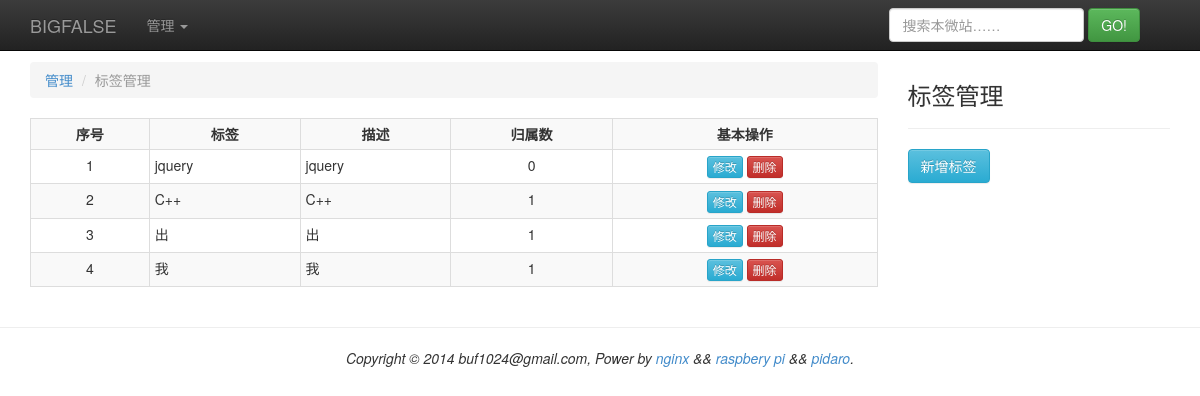
The app's page /manage/label (signed in), older data.
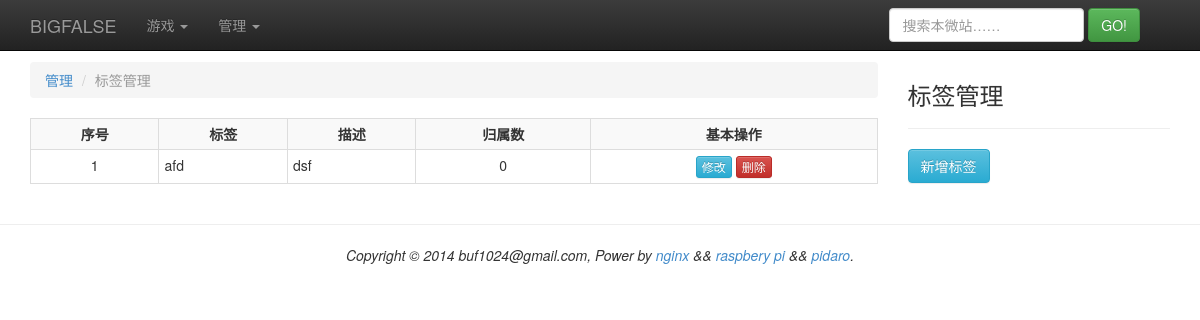
The same page, newer data.
### tinylog/models.py (models this page shows, shortened)
class Settings(models.Model):
    title = models.CharField(max_length = 128)
    brand = models.CharField(max_length = 128)
    copy_info = models.CharField(max_length = 256)
    blog_display_count = models.IntegerField()
    blog_notify = models.BooleanField()
    blog_overview = models.BooleanField()
    game_menu_count = models.IntegerField()
    create_time = models.DateTimeField()
    update_time = models.DateTimeField()

class Label(models.Model):
    name = models.CharField(max_length = 32)
    desc = models.CharField(max_length = 512, null=True)
    create_time = models.DateTimeField()
    update_time = models.DateTimeField()

### tinylog/views.py (the view)
# urls.py: url(r'^manage/label$', 'tinylog.views.mnglabel'),
def mnglabel(req):
    r = try_redirect(req)
    if r != None:
        return r
    settings = get_settings()
    setting = settings['setting']
    d = {}
    d['extral_block'] = get_mnglabel_extral_block()
    d['header_block'] = get_header_block(setting.title + u' : 标签管理',
                                              extjs = ['/js/mnglabel.js'])
    d['nav_block'] = get_nav_block(req)
    d['content_block'] = get_mnglabel_block()
    d['footer_block'] = get_footer_block()
    t = get_template('general.html')
    c = Context(d)
    h = t.render(c)
    return HttpResponse(h)

### tinylog/util.py (called while the page is built, shortened)
def get_settings(is_force = False):
    global _g_last_time
    global _g_read_interval
    now = int(time())
    diff = now - _g_last_time
    return _g_settings

def get_header_block(webtitle, extjs = None, extcss = None):
    settings = get_settings()
    d = {}
    d['webtitle'] = webtitle
    d['mstdjss'] = settings['stdjss']
    d['mstdcss'] = settings['stdcss']
    d['mextjs'] = extjs
    d['mextcss'] = extcss
    t = get_template('header.html')
    c = Context(d)
    h = t.render(c)
    return h

def get_nav_block(req):
    settings = get_settings()
    setting = settings['setting']
    games = settings['games']
    d = {}
    d['brand'] = setting.brand
    d['games'] = games
    d['admin'] = is_admin(req)
    t = get_template('nav.html')
    c = Context(d)
    h = t.render(c)
    return h

def get_footer_block():
    settings = get_settings()
    setting = settings['setting']
    d = {}
    d['copy_info'] = setting.copy_info
    t = get_template('footer.html')
    c = Context(d)
    h = t.render(c)
    return h

def get_confirm_dialog():
    d = {}
    d['dialog_id'] = 'dialog_confirm'
    d['dialog_title_id'] = 'dialog_confirm_title'
    d['dialog_body_id'] = 'dialog_confirm_body'
    d['dialog_title'] = u'确认'
    d['dialog_body'] = u'<h2>操作不可逆，是否确定？</h2>'
    btn_no = {}
    btn_no['id'] = 'dialog_confirm_no'
    btn_no['title'] = u'取消'
    btn_yes = {}
    btn_yes['id'] = 'dialog_confirm_yes'
    btn_yes['title'] = u'确定'
    d['btns'] = [btn_no, btn_yes]
    t = get_template('dialog.html')
    c = Context(d)
    h = t.render(c)
    return h

def is_admin(req):
    return req.user.is_authenticated()

def try_redirect(req = None):
    if is_admin(req) == False:
        return HttpResponseRedirect('/manage/admin')
    return None

### tinylog/util_label.py (called while the page is built)
def get_mnglabel_block():
    settings = get_settings()
    labels = settings['labels']
    l = []
    for label in labels:
        d = {}
        d['label'] = label
        d['label_count'] = label.passage_set.count()
        l = l + [d]
    d = {}
    d['labels'] = l
    t = get_template('mnglabel.html')
    c = Context(d)
    h = t.render(c)
    return h

def get_label_form(id = None):
    label = None
    if id != None:
        label = Label.objects.get(id=id)
    d = {}
    d['label'] = label
    t = get_template('labelform.html')
    c = Context(d)
    h = t.render(c)
    return h

### template/header.html (shortened to what this page needs)
{% for css in mstdcss %}
<link rel="stylesheet" type="text/css" href="{{ css }}" />
{% endfor %}

### template/nav.html (shortened to what this page needs)
<div class="navbar navbar-inverse navbar-fixed-top" role="navigation">
  <div class="container">
    <div class="navbar-header">
      <a class="navbar-brand" href="/">{{ brand }}</a>
    </div>
    <div class="navbar-collapse collapse">
      <ul class="nav navbar-nav">
        {% if games %}
        <li class="dropdown">
          <a class="dropdown-toggle" data-toggle="dropdown" href="#">
            游戏 <span class="caret"></span>
          </a>
        </li>
        {% endif %}
        {% if admin %}
        <li class="dropdown">
          <a class="dropdown-toggle" data-toggle="dropdown" href="#">
            管理 <span class="caret"></span>
          </a>
        </li>
        {% else %}
        <li><a href="/manage/admin">管理</a></li>
        {% endif %}
      </ul>
      <form class="navbar-form navbar-right" role="search" method="get" action="/search">
        <div class="form-group">
          <input type="text" id="search_text" class="form-control" name="navq" placeholder="搜索本微站……">
        </div>
        <button type="submit" id="search_go" class="btn btn-success">GO!</button>
      </form>
    </div>
  </div>
</div>

### template/mnglabel.html
<div class="col-md-9">
<ol class="breadcrumb">
  <li><a href="#">管理</a></li>
  <li class="active">标签管理</li>
</ol>
<table class="table table-hover table-bordered table-striped table-condensed">
  <tbody>
  <tr>
    <th class="text-center-align">序号</th>
    <th class="text-center-align">标签</th>
    <th class="text-center-align">描述</th>
    <th class="text-center-align">归属数</th>
    <th class="text-center-align">基本操作</th>
  </tr>
  {% for label in labels %}
  <tr>
    <td class="text-center-align">{{ forloop.counter }}</td>
    <td>{{ label.label.name }}</td>
    <td>{{ label.label.desc }}</td>
    <td class="text-center-align">{{ label.label_count }}</td>
    <td class="text-center-align">
      <button data="{{ label.label.id }}" class="btn btn-xs btn-info" id="mnglabel_modify_{{ label.label.id }}">修改</button>
      <button data="{{ label.label.id }}" class="btn btn-xs btn-danger" id="mnglabel_delete_{{ label.label.id }}">删除</button>
    </td>
  </tr>
  {% endfor %}
  </tbody>
</table>
</div>
<div class="col-md-3">
  <div class="bulletin">
    <h3>标签管理</h3><hr>
    <p>
      <button class="btn btn-info" id="mnglabel_new_label">新增标签</button>
    </p>
  </div>
</div>

### template/footer.html
<footer>
  <div class="text-center-align">
  	<p>{{ copy_info|safe }}</p>
	</div>
</footer>

### template/general.html (shortened to what this page needs)
<!doctype html>
<html>
<head>
  {{ header_block|safe }}
</head>
<body>
  {{ nav_block|safe }}
  <div class="container">
    <div class="row">
       {{ content_block|safe }}
    </div>
  </div>
  <hr>
  {{ footer_block|safe }}
</body>
</html>

### static/css/bigfalse.css (style rules this page uses)
.text-center-align { text-align: center; }

Row changes from the older to the newer data that the page shows:
removed Label: label.name "jquery", label.desc "jquery", label_count "0"
removed Label: label.name "C++", label.desc "C++", label_count "1"
removed Label: label.name "出", label.desc "出", label_count "1"
removed Label: label.name "我", label.desc "我", label_count "1"
added Label: label.name "afd", label.desc "dsf", label_count "0"
Text that changed along with them:
text now shown: "游戏"
